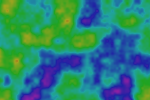
Frame 1 (no input)
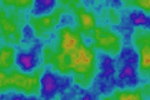
Frame 60 (the mouse pressed at the canvas centre just before this capture)
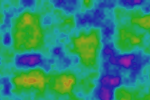
Frame 120 (the mouse held since frame 60 and released just before this capture)

The Processing sketch that drew these frames (run headless with seeded random() and noise(); from frame 60 on, the mouse is pressed at the canvas centre):

// Processing sketch: noise1
// ── noise1.pde
float x;
float y;
float t;
float h;
public void setup(){
  size(150,100);
  background(0);
  colorMode(HSB, 360, 100, 100);
  x = random(100);
  y = random(100);
  t = 0;
  h = 0;
  
}

public void draw(){
  background(0);
  //x += .1;
  //y += .1;
  t += .05;
  //h += 2;
  for(float i = 0; i < height; i++)
    for(float j = 0; j < width; j++)
     {
       float hue = (map(noise(j / 20 + x, i / 20 + y, t), 0, 1, 0, 360) + h) % 360;
       stroke(hue, 80, 90);
       point(j, i);
     }
}
